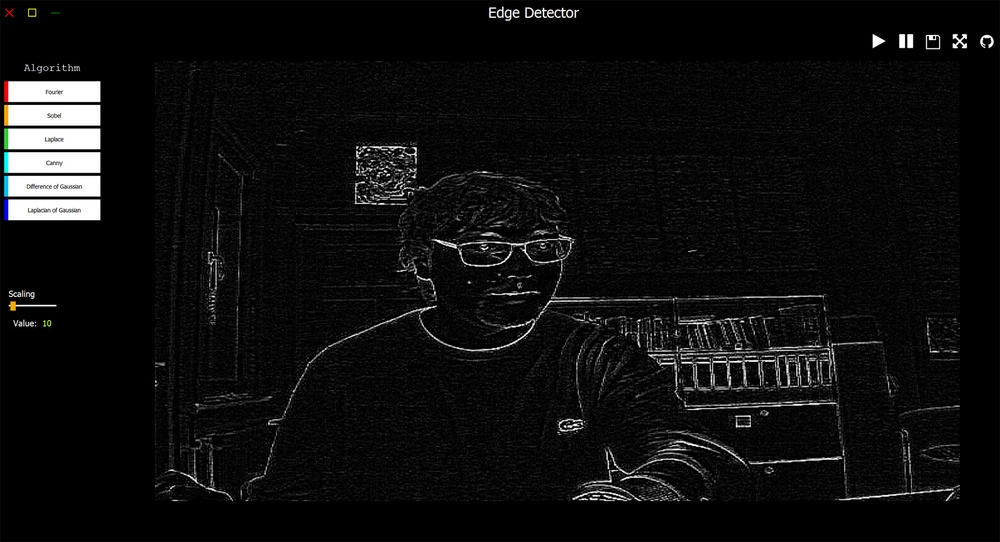
#> input picture laplace.jpg, 1000 x 542 px, shrunk from 1800 x 976 before the run
$ python -i Convolution2D.py   (imports and definitions only)
#> lines starting #> are read from the running program, lines starting #| are printed output that depends on the picture
#> further down, picture is the input picture: shape (542, 1000, 3); mean B, G, R 14.9, 15, 14.9
### src/model/Kernel.py
import numpy as np

def meanKernel(w):
    dim = (2 * w) + 1
    return 1 / (dim ** 2) * np.ones((dim, dim))


# [4 lines left out: function zeroPadding, not called in this run]


def sobelY():
    return np.asarray([[1, 2, 1], [0, 0, 0], [-1, -2, -1]])


def sobelX():
    return sobelY().T


def laplace(scaling):
    return scaling * np.asarray([[0, 1, 0], [1, -4, 1], [0, 1, 0]])


def gaussian(w, sigma):
    x, y = np.meshgrid(np.arange(-w, w + 1), np.arange(-w, w + 1))
    result = (1 / 2 * np.pi * sigma) * np.exp(-(x ** 2 + y ** 2) / (2 * sigma ** 2))
    return result / np.sum(result)

# [5 lines left out: function laplacianOfGaussian, not called in this run]

### src/model/Convolution2D.py
import numpy as np
import cv2 as cv
from src.model.Kernel import sobelX, sobelY, zeroPadding, laplace, gaussian, laplacianOfGaussian
from src.model.DiscreteFourier2D import dft2DVectorized, inverseDft2DVectorized


# [10 lines left out: functions convolution2D, sobelEdgeDetector, not called in this run]


def laplaceEdgeDetector(image, scaling=2):
    return cv.filter2D(image, cv.CV_8U, laplace(scaling))


def cannyEdgeDetector(image, minVal=90, maxVal=100):
    return cv.Canny(image, minVal, maxVal).astype(np.uint8)


def normalize(image):
    return (255*(image - np.min(image))/np.ptp(image)).astype(int)


def differenceOfGaussians(image, sigma0=10, sigma1=9, w=25):
#> called with sigma0 = 10, sigma1 = 9, w = 25
    largeBlur = cv.filter2D(image, cv.CV_64F, gaussian(w, sigma0))
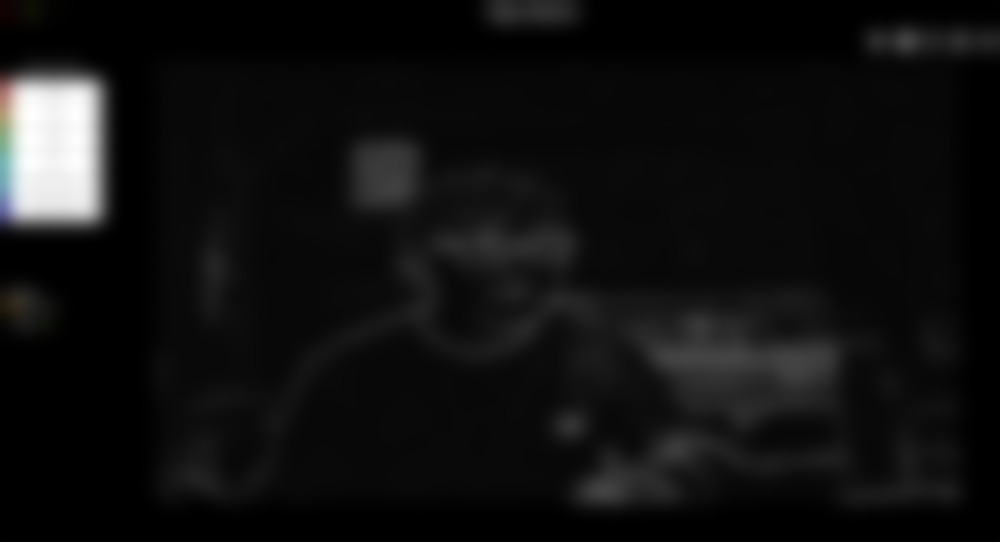
#> largeBlur: shape (542, 1000, 3) float64; mean B, G, R 14.9, 15, 14.9; drawn with min black and max white
    smallBlur = cv.filter2D(image, cv.CV_64F, gaussian(w, sigma1))
    diff = largeBlur - smallBlur
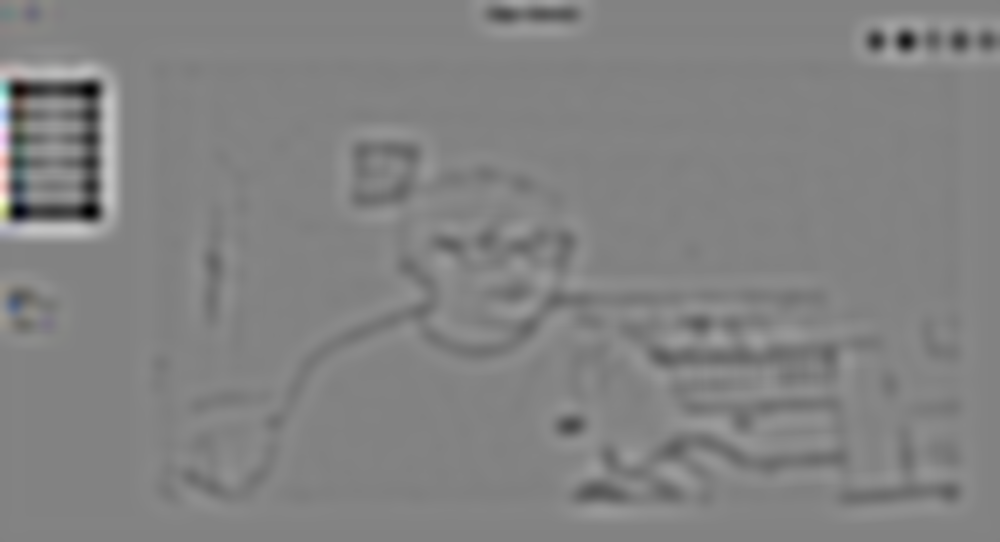
#> diff: shape (542, 1000, 3) float64; mean B, G, R 0.0012, 0.00123, 0.00133; drawn with min black and max white

    diff[diff < -1] = 0
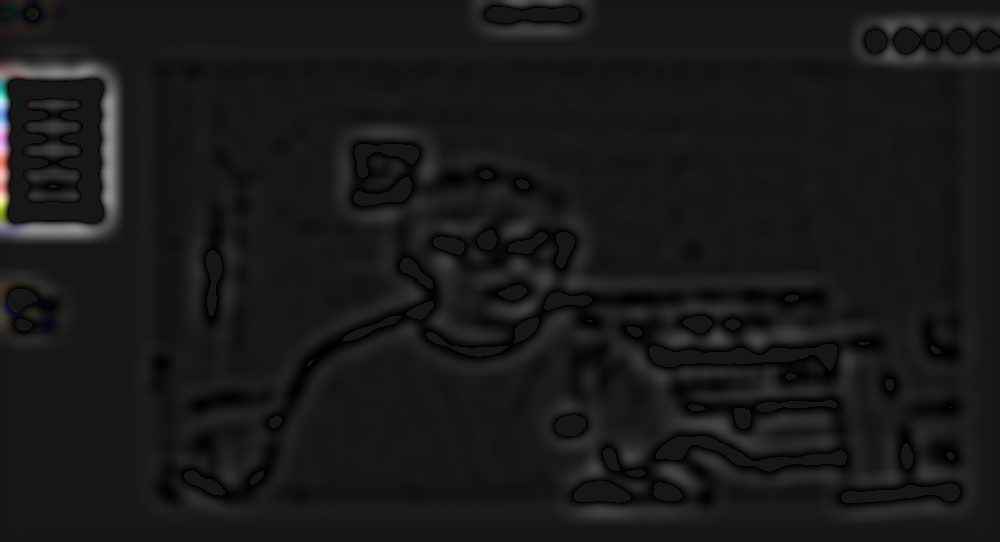
#> diff: shape (542, 1000, 3) float64; mean B, G, R 0.129, 0.129, 0.131; drawn with min black and max white
    result = np.zeros_like(image)
    result = cv.normalize(diff,result, 0, 255, cv.NORM_MINMAX)
    result = np.asarray(result,np.uint8)
    #print(type(diff),diff.dtype)
    return result


# [43 lines left out: functions logEdgeDetector, marrHildrethEdgeDetector, not called in this run]


def crossingMemoized(r, c, x, y, memoization):
    return (r, c, x, y) in memoization or (x, y, r, c) in memoization


# [4 lines left out: function outOfBounds, not called in this run]

def zeroCrossing(currentValue, comparisonValue):
    return (currentValue > 0 > comparisonValue) or (currentValue < 0 < comparisonValue)

>>> import cv2
>>> picture = cv2.imread('../../laplace.jpg')
>>> result = differenceOfGaussians(picture)

$ run again, on sobel.jpg
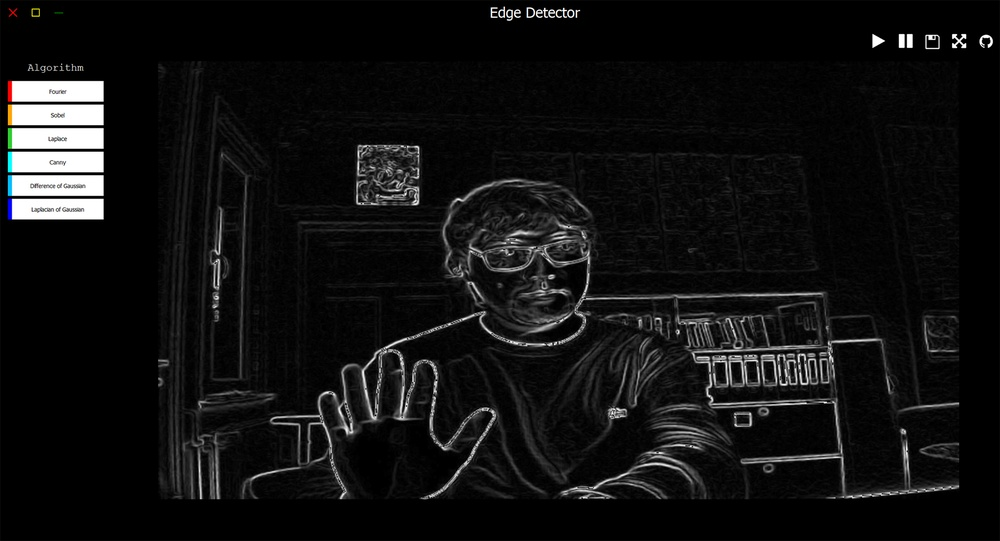
#> input picture sobel.jpg, 1000 x 541 px, shrunk from 1800 x 973 before the run
#> picture is the input picture: shape (541, 1000, 3); mean B, G, R 17.5, 17.5, 17.5
#> in differenceOfGaussians, `diff = largeBlur - smallBlur`:
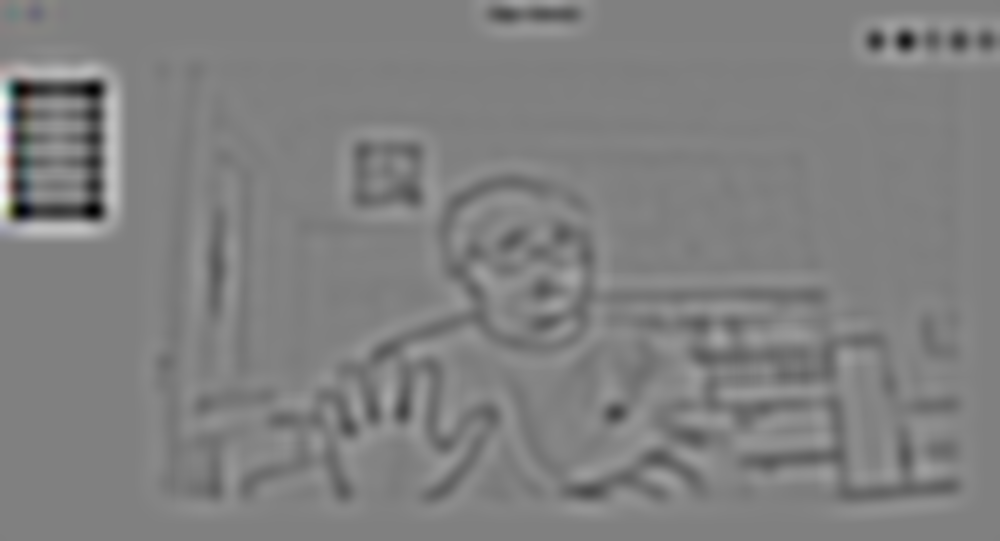
#> diff: shape (541, 1000, 3) float64; mean B, G, R 0.00145, 0.00146, 0.00148; drawn with min black and max white
#> in differenceOfGaussians, `diff[diff < -1] = 0`:
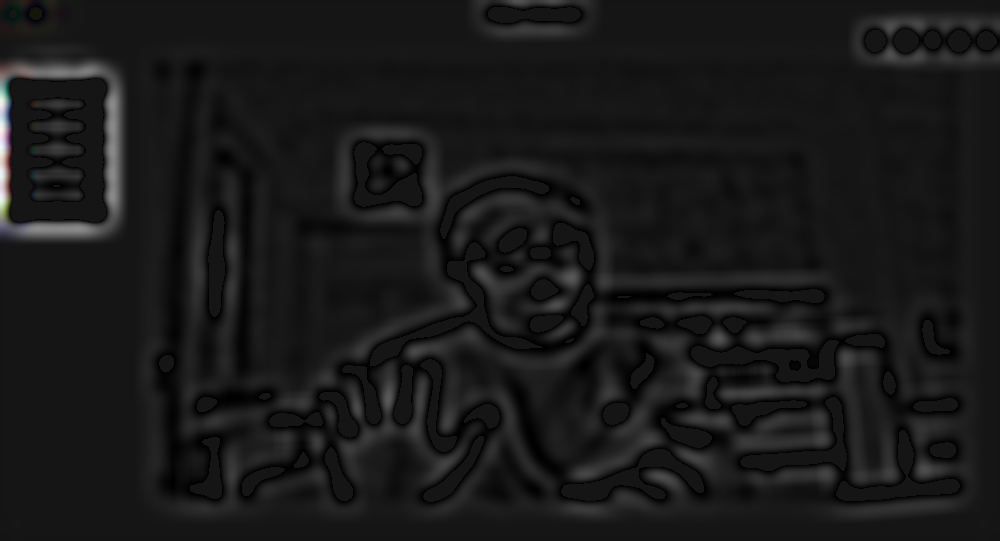
#> diff: shape (541, 1000, 3) float64; mean B, G, R 0.19, 0.19, 0.191; drawn with min black and max white
